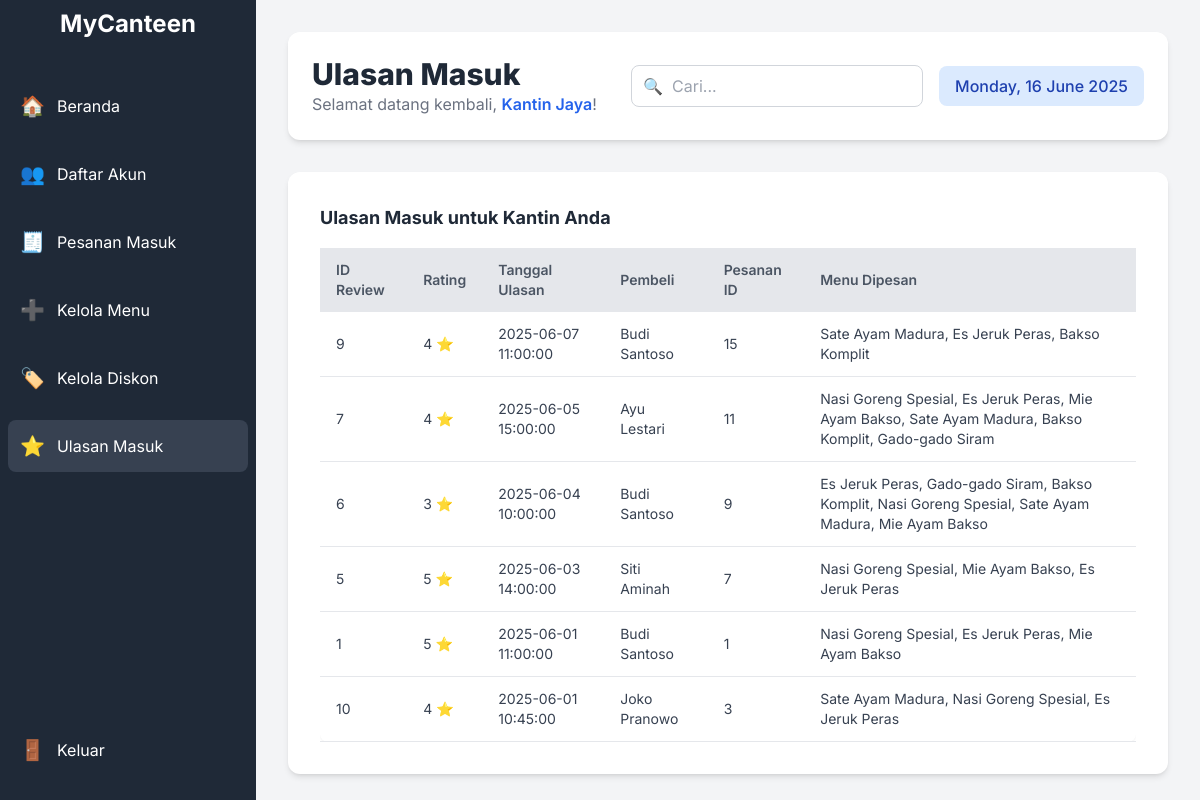
The page /index.php?page=seller_reviews (signed in) on the database its author committed.
### tables this page shows
CREATE TABLE Review (
    id_rating INT AUTO_INCREMENT PRIMARY KEY, 
    rating INT NOT NULL,
    tanggal_rating TIMESTAMP NOT NULL DEFAULT CURRENT_TIMESTAMP,
    Pesanan_pesanan_id INT UNIQUE, 
    Penjual_id_kanti VARCHAR(4),
    FOREIGN KEY (Pesanan_pesanan_id) REFERENCES Pesanan(pesanan_id) ON DELETE CASCADE,
    FOREIGN KEY (Penjual_id_kanti) REFERENCES Penjual(id_kantin) ON DELETE CASCADE
);

CREATE TABLE Pembeli (
    nrp VARCHAR(10) PRIMARY KEY,
    nama VARCHAR(100) NOT NULL,
    email VARCHAR(255) UNIQUE NOT NULL,
    password VARCHAR(255) NOT NULL, 
    nomor_telepon VARCHAR(18) NOT NULL,
    alamat VARCHAR(255) NOT NULL
);

CREATE TABLE Pesanan (
    pesanan_id INT AUTO_INCREMENT PRIMARY KEY, 
    pesanan_date TIMESTAMP NOT NULL DEFAULT CURRENT_TIMESTAMP,
    pesanan_total INT NOT NULL,
    pesanan_paym VARCHAR(50) NOT NULL,
    status VARCHAR(20) NOT NULL DEFAULT 'Menunggu Konfirmasi', 
    Pembeli_id_mah VARCHAR(10), 
    FOREIGN KEY (Pembeli_id_mah) REFERENCES Pembeli(nrp) ON DELETE CASCADE 
);

### koneksi.php (called while the page is built, shortened)
<?php
function fetch_assoc_db($result)
{
    return mysqli_fetch_assoc($result);
}
?>

### views/seller_reviews_content.php (the view, shortened to what this page needs)
<div class="bg-white p-8 rounded-xl shadow-md">
    <h4 class="text-lg font-bold text-gray-800 mb-4">Ulasan Masuk untuk Kantin Anda</h4>
    <div class="overflow-x-auto">
        <table class="min-w-full bg-white rounded-lg shadow-sm">
            <thead class="bg-gray-200">
                <tr>
                    <th class="py-3 px-4 text-left text-sm font-semibold text-gray-600">ID Review</th>
                    <th class="py-3 px-4 text-left text-sm font-semibold text-gray-600">Rating</th>
                    <th class="py-3 px-4 text-left text-sm font-semibold text-gray-600">Tanggal Ulasan</th>
                    <th class="py-3 px-4 text-left text-sm font-semibold text-gray-600">Pembeli</th>
                    <th class="py-3 px-4 text-left text-sm font-semibold text-gray-600">Pesanan ID</th>
                    <th class="py-3 px-4 text-left text-sm font-semibold text-gray-600">Menu Dipesan</th>
                </tr>
            </thead>
            <tbody>
                <?php
                $seller_id = $_SESSION['user_id'];
                $query_seller_reviews = "
                    SELECT
                        r.id_rating,
                        r.rating,
                        r.tanggal_rating,
                        b.nama AS nama_pembeli,
                        p.pesanan_id,
                        GROUP_CONCAT(m.nama_menu SEPARATOR ', ') AS menu_items_ordered
                    FROM
                        Review r
                    JOIN
                        Pesanan p ON r.Pesanan_pesanan_id = p.pesanan_id
                    JOIN
                        Pembeli b ON p.Pembeli_id_mah = b.nrp
                    JOIN
                        DetailPesanan dp ON p.pesanan_id = dp.Pesanan_pesanan_id
                    JOIN
                        Menu m ON dp.Menu_id_menu = m.id_menu
                    WHERE
                        r.Penjual_id_kanti = ?
                    GROUP BY
                        r.id_rating, r.rating, r.tanggal_rating, b.nama, p.pesanan_id
                    ORDER BY
                        r.tanggal_rating DESC;
                ";
                $stmt_seller_reviews = mysqli_prepare($conn, $query_seller_reviews);
                mysqli_stmt_bind_param($stmt_seller_reviews, "s", $seller_id);
                mysqli_stmt_execute($stmt_seller_reviews);
                $result_seller_reviews = mysqli_stmt_get_result($stmt_seller_reviews);
                if ($result_seller_reviews && mysqli_num_rows($result_seller_reviews) > 0) {
                    while ($review = fetch_assoc_db($result_seller_reviews)) {
                        echo '<tr class="border-b border-gray-200 hover:bg-gray-50">';
                        echo '<td class="py-3 px-4 text-sm text-gray-700">' . htmlspecialchars($review['id_rating']) . '</td>';
                        echo '<td class="py-3 px-4 text-sm text-gray-700">' . htmlspecialchars($review['rating']) . ' ⭐</td>';
                        echo '<td class="py-3 px-4 text-sm text-gray-700">' . htmlspecialchars($review['tanggal_rating']) . '</td>';
                        echo '<td class="py-3 px-4 text-sm text-gray-700">' . htmlspecialchars($review['nama_pembeli']) . '</td>';
                        echo '<td class="py-3 px-4 text-sm text-gray-700">' . htmlspecialchars($review['pesanan_id']) . '</td>';
                        echo '<td class="py-3 px-4 text-sm text-gray-700">' . htmlspecialchars($review['menu_items_ordered']) . '</td>';
                        echo '</tr>';
                    }
                } else {
                    echo '<tr><td colspan="6" class="py-4 text-center text-gray-500">Belum ada ulasan yang masuk untuk kantin Anda.</td></tr>';
                }
                ?>
            </tbody>
        </table>
    </div>
</div>

### index.php (style rules this page uses)
body { font-family: 'Inter', sans-serif; }

### rows shown on the page
review: id_rating "9", rating "4", tanggal_rating "2025-06-07 11:00:00", pembeli.nama "Budi Santoso", Pesanan_pesanan.pesanan_id "15", menu_items_ordered "Sate Ayam Madura, Es Jeruk Peras, Bakso Komplit"
review: id_rating "7", rating "4", tanggal_rating "2025-06-05 15:00:00", pembeli.nama "Ayu Lestari", Pesanan_pesanan.pesanan_id "11", menu_items_ordered "Nasi Goreng Spesial, Es Jeruk Peras, Mie Ayam Bakso, Sate Ayam Madura, Bakso Komplit, Gado-gado Siram"
review: id_rating "6", rating "3", tanggal_rating "2025-06-04 10:00:00", pembeli.nama "Budi Santoso", Pesanan_pesanan.pesanan_id "9", menu_items_ordered "Es Jeruk Peras, Gado-gado Siram, Bakso Komplit, Nasi Goreng Spesial, Sate Ayam Madura, Mie Ayam Bakso"
review: id_rating "5", rating "5", tanggal_rating "2025-06-03 14:00:00", pembeli.nama "Siti Aminah", Pesanan_pesanan.pesanan_id "7", menu_items_ordered "Nasi Goreng Spesial, Mie Ayam Bakso, Es Jeruk Peras"
review: id_rating "1", rating "5", tanggal_rating "2025-06-01 11:00:00", pembeli.nama "Budi Santoso", Pesanan_pesanan.pesanan_id "1", menu_items_ordered "Nasi Goreng Spesial, Es Jeruk Peras, Mie Ayam Bakso"
review: id_rating "10", rating "4", tanggal_rating "2025-06-01 10:45:00", pembeli.nama "Joko Pranowo", Pesanan_pesanan.pesanan_id "3", menu_items_ordered "Sate Ayam Madura, Nasi Goreng Spesial, Es Jeruk Peras"

### other values the page prints
$_SESSION['username'] "Kantin Jaya"
